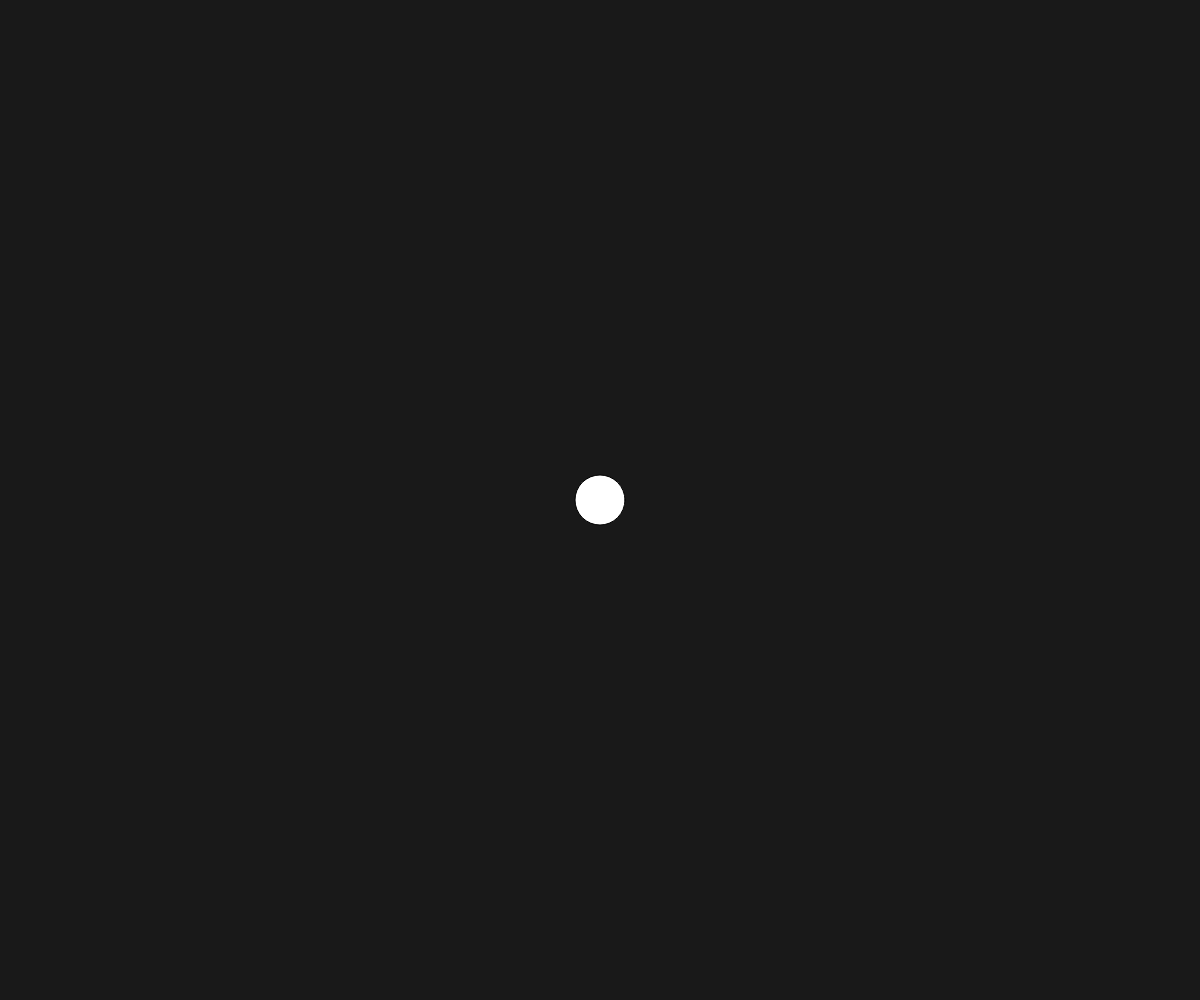
Frame 1 (no input)
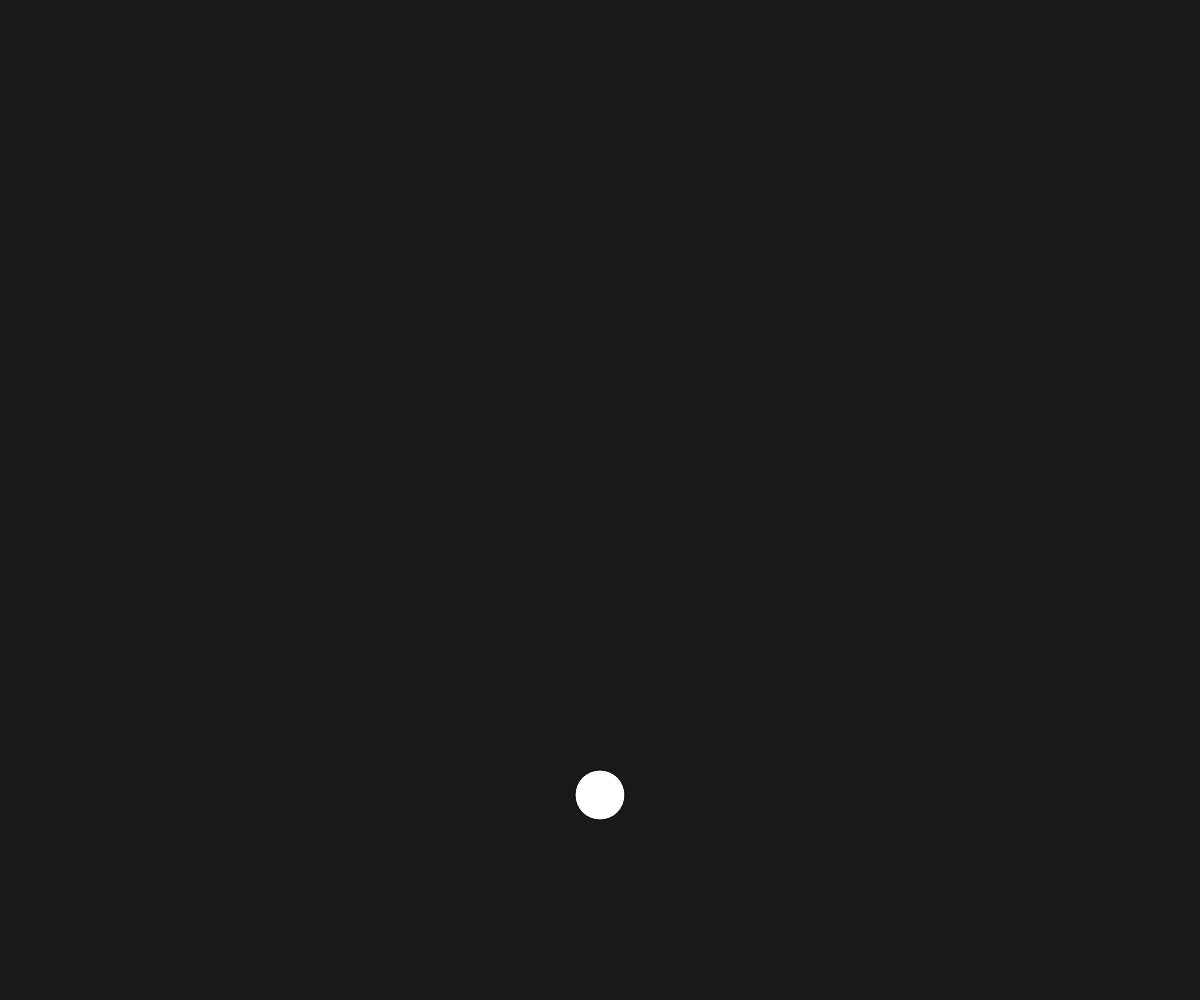
Frame 60 (no input)
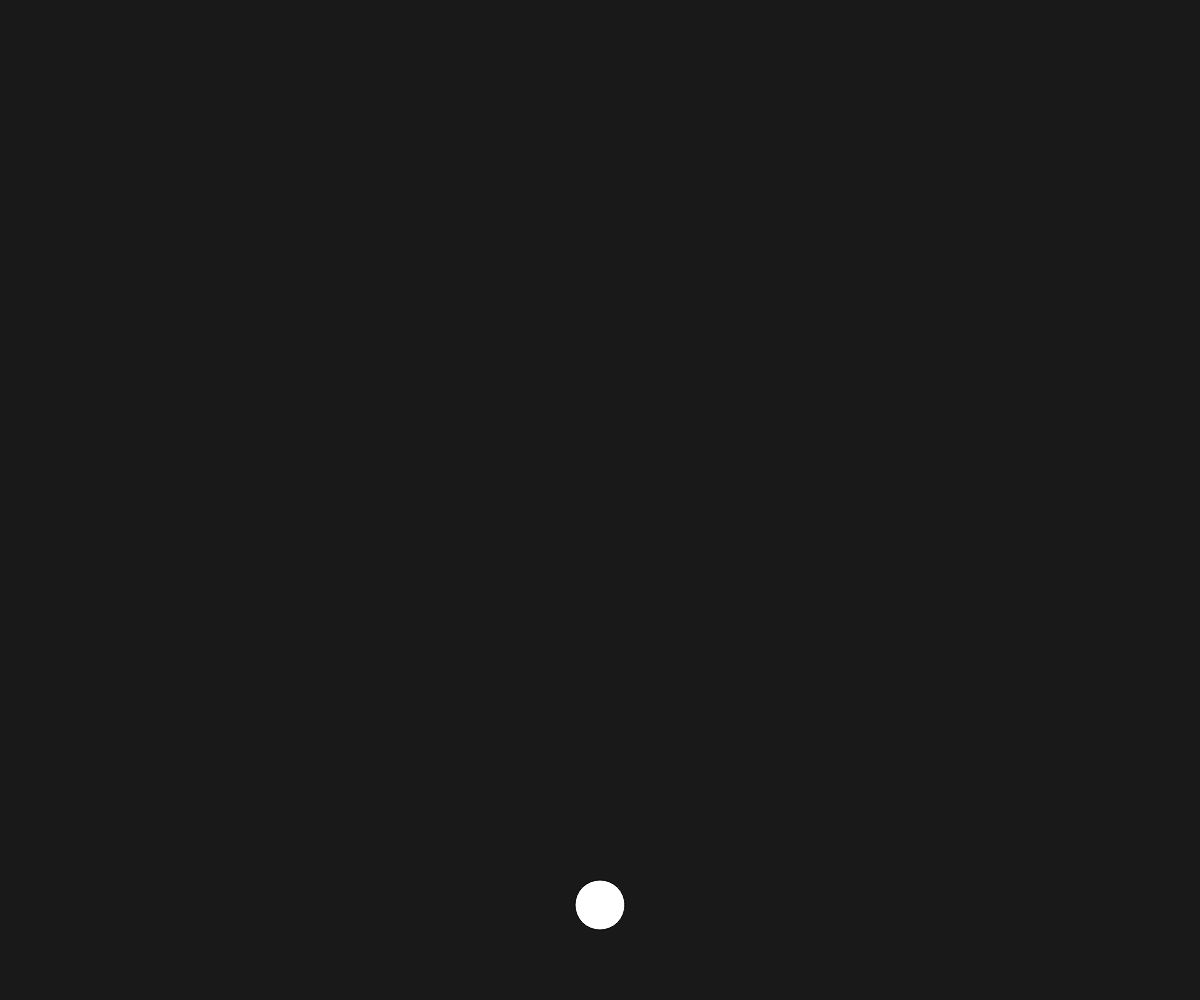
Frame 120 (the mouse pressed at the canvas centre since frame 60)

The p5.js sketch that drew these frames (run headless with seeded random() and noise() and a simulated clock; from frame 60 on, the mouse is pressed at the canvas centre):

// p5.js sketch
// ── sketch.js
var speedy = 5;
var n =1;
function setup() {
	createCanvas(windowWidth, windowHeight);
	this.x = getWidth()/2;
	this.y = getHeight()/2;
}
function getWidth(){
	return windowWidth;
}
function getHeight(){
	return windowHeight;
}

function draw() {
show();
move();
if(n<=2){
bounce();
}
else{
	this.y=getHeight();
}
//ballStop();
 }

 function move(){
	 this.y=this.y+speedy;
	// this.y=this.y+1;
 }
 function show(){

   background(25);
   ellipse(this.x,this.y,50,50);
 }
function bounce(){
	if(this.y>=getHeight()){
		speedy = -5;
		n+=0.1;
		print(n);
	} else if(this.y<=((getHeight()*n)/(2))){
		speedy = 5;
	}
	}
